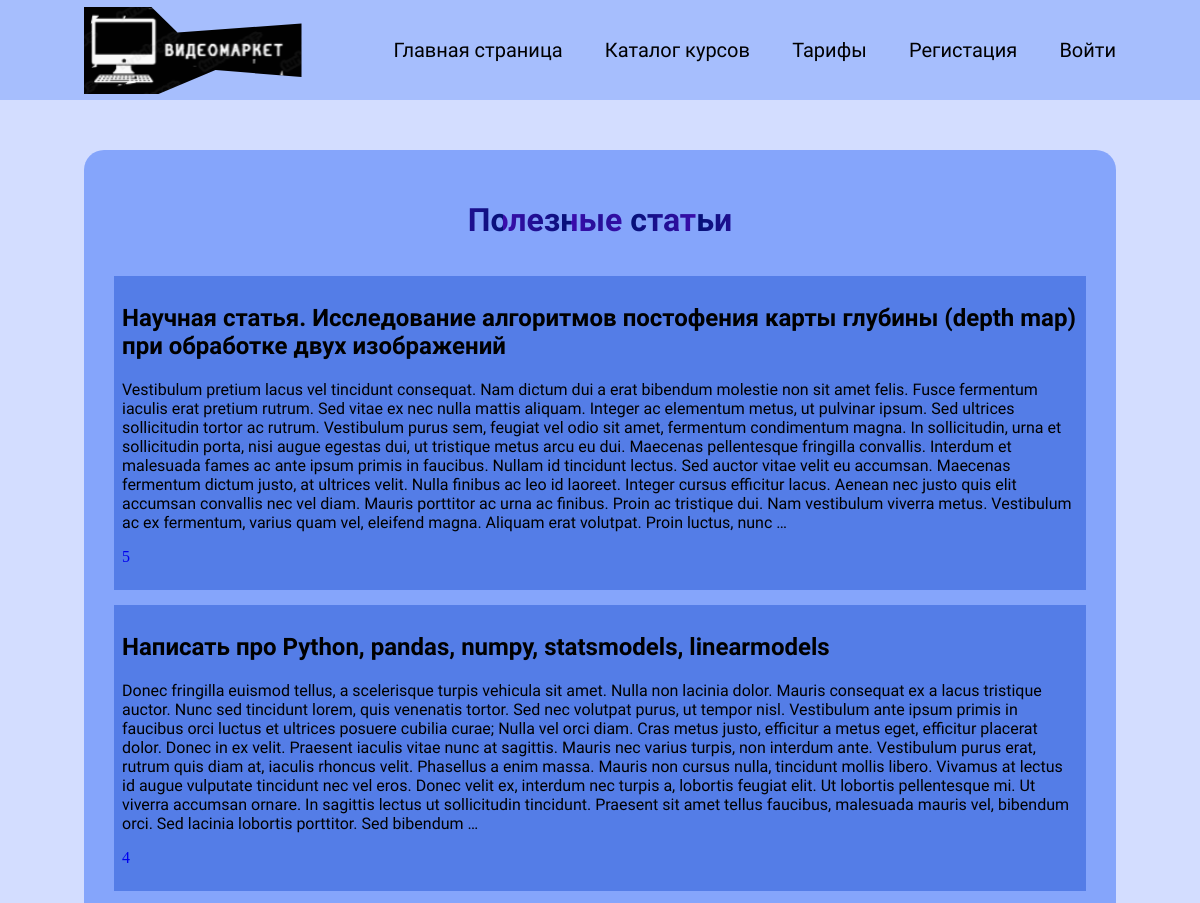
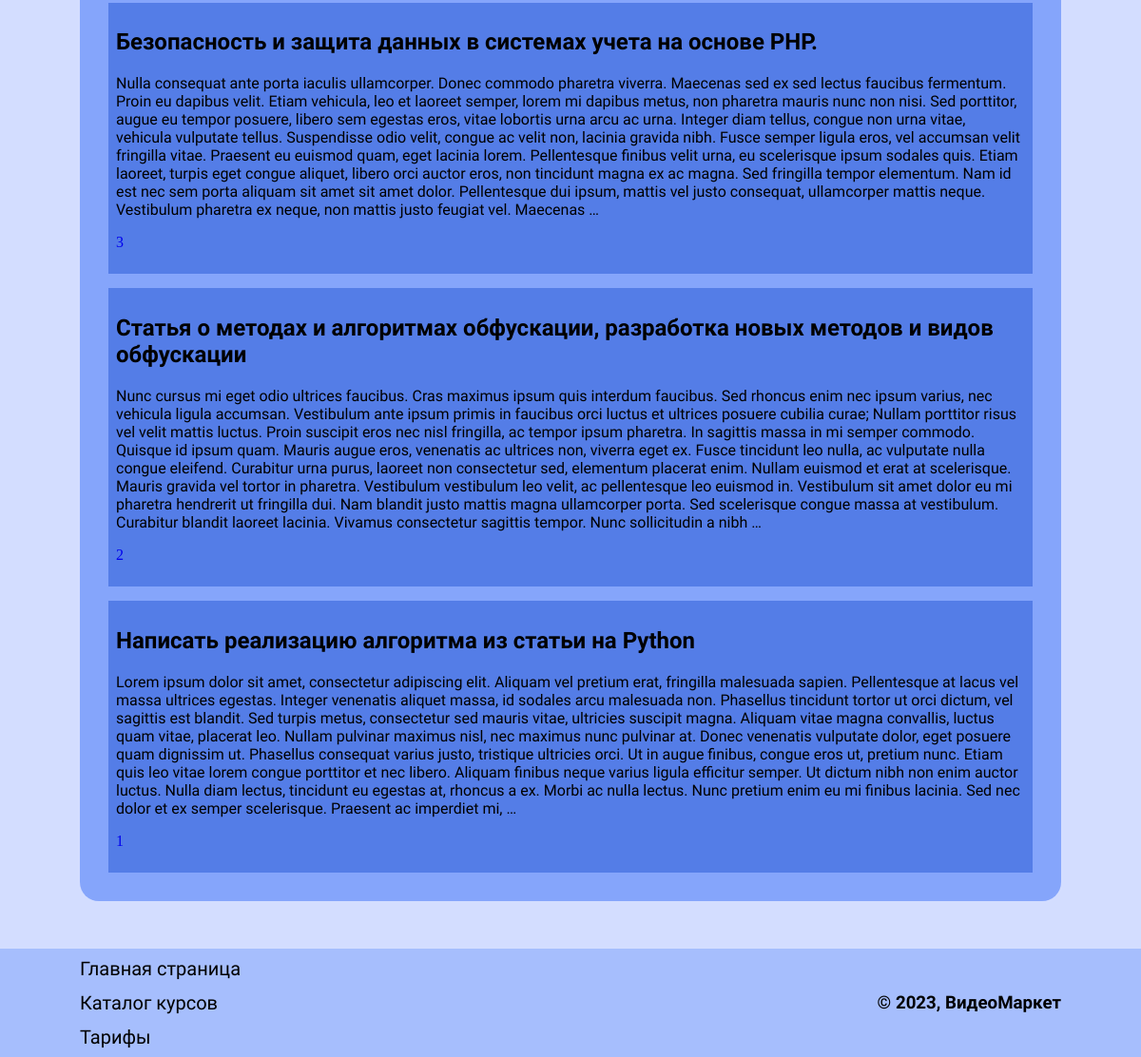
Page /courses/articles/ on the committed database (2 pictures, top to bottom).
### courses/models.py (models this page shows, shortened)
class Articles(models.Model):
    name = models.CharField('Название', max_length=150)
    data = models.DateField('Дата', default=timezone.now)
    text = models.TextField('Статья')
    direction = models.ManyToManyField(Direction)
    class Meta:
        verbose_name = 'Статья'
        verbose_name_plural = 'Статьи'

### courses/views.py (the view)
# urls.py: path('articles/', views.ArticlesList.as_view(), name='articles'),
class ArticlesList(ListView):
    model = Articles
    template_name = 'courses/articles.html'
    context_object_name = 'articles'
    ordering = ['-id']
    def get_context_data(self, *, object_list=None, **kwargs):
        context = super(ArticlesList, self).get_context_data(**kwargs)
        context['title'] = 'Полезные статьи'
        return context

### courses/templates/courses/articles.html (shortened to what this page needs)
{% extends 'courses/base.html' %}
{% block main %}
<div class="container">
    <div class="container-text ar">
    <div class="articles">
    <h1>Полезные статьи</h1>
    </div>
{% for article in articles %}
    <div class="article">
        <a href="{{ article.id }}">
    <h2 class="ar-name">{{ article.name }}</h2>
     <p class="ar-text">{{ article.text|truncatewords:150 }}</p>
            <p>{{ article.id }}</p>
        </a>
</div>
{% endfor %}
</div>
</div>
{% endblock %}

### blog_index/static/courses/main.css (style rules this page uses)
body { background:#D3DDFF; margin:0; }
.container { display: flex; justify-content: space-between; align-items: center; padding-left: 7%; padding-right: 7%; }
.container-text { background:#769afad4; width: 100%; margin-top: 50px; padding: 30px; border-radius: 20px; }
.courses_h2, .tarif h2, .articles h1 { text-align: center; font-family: 'Jura', sans-serif; background: #031176; background: -webkit-repeating-radial-gradient(circle farthest-corner at center center, #031176 34%, #3c0dad 48%); background: -moz-repeating-radial-gradient(circle farthest-corner at center center, #031176 34%, #3c0dad 48%); background: repeating-radial-gradient(circle farthest-corner at center center, #031176 34%, #3c0dad 48%); -webkit-background-clip: text; -webkit-text-fill-color: transparent; }
.article { padding:8px; background-color:#547de7; }
.ar { display: flex; flex-direction: column; gap: 15px; }
.article a { text-decoration:none; }
.ar-name, .ar-text { font-family: 'Jura', sans-serif; color:#000; }

### rows in the picture
Articles: name "Научная статья. Исследование алгоритмов постофения карты глубины (depth map) при обработке двух изображений", text "Vestibulum pretium lacus vel tincidunt consequat. Nam dictum dui a erat bibendum molestie non sit amet felis. Fusce fermentum iaculis erat pretium rutrum. Sed vitae ex nec nulla mattis aliquam. Integer ac elementum metus, ut pulvinar ipsum. Sed ultrices sollicitudin tortor ac rutrum. Vestibulum purus sem, feugiat vel odio sit amet, fermentum condimentum magna. In sollicitudin, urna et sollicitudin porta, nisi augue egestas dui, ut tristique metus arcu eu dui. Maecenas pellentesque fringilla convallis. Interdum et malesuada fames ac ante ipsum primis in faucibus. Nullam id tincidunt lectus. Sed auctor vitae velit eu accumsan. Maecenas fermentum dictum justo, at ultrices velit. Nulla finibus…", id "5"
Articles: name "Написать про Python, pandas, numpy, statsmodels, linearmodels", text "Donec fringilla euismod tellus, a scelerisque turpis vehicula sit amet. Nulla non lacinia dolor. Mauris consequat ex a lacus tristique auctor. Nunc sed tincidunt lorem, quis venenatis tortor. Sed nec volutpat purus, ut tempor nisl. Vestibulum ante ipsum primis in faucibus orci luctus et ultrices posuere cubilia curae; Nulla vel orci diam. Cras metus justo, efficitur a metus eget, efficitur placerat dolor. Donec in ex velit. Praesent iaculis vitae nunc at sagittis. Mauris nec varius turpis, non interdum ante. Vestibulum purus erat, rutrum quis diam at, iaculis rhoncus velit. Phasellus a enim massa. Mauris non cursus nulla, tincidunt mollis libero. Vivamus at lectus id augue vulputate…", id "4"
Articles: name "Безопасность и защита данных в системах учета на основе PHP.", text "Nulla consequat ante porta iaculis ullamcorper. Donec commodo pharetra viverra. Maecenas sed ex sed lectus faucibus fermentum. Proin eu dapibus velit. Etiam vehicula, leo et laoreet semper, lorem mi dapibus metus, non pharetra mauris nunc non nisi. Sed porttitor, augue eu tempor posuere, libero sem egestas eros, vitae lobortis urna arcu ac urna. Integer diam tellus, congue non urna vitae, vehicula vulputate tellus. Suspendisse odio velit, congue ac velit non, lacinia gravida nibh. Fusce semper ligula eros, vel accumsan velit fringilla vitae. Praesent eu euismod quam, eget lacinia lorem. Pellentesque finibus velit urna, eu scelerisque ipsum sodales quis. Etiam laoreet, turpis eget congue…", id "3"
Articles: name "Статья о методах и алгоритмах обфускации, разработка новых методов и видов обфускации", text "Nunc cursus mi eget odio ultrices faucibus. Cras maximus ipsum quis interdum faucibus. Sed rhoncus enim nec ipsum varius, nec vehicula ligula accumsan. Vestibulum ante ipsum primis in faucibus orci luctus et ultrices posuere cubilia curae; Nullam porttitor risus vel velit mattis luctus. Proin suscipit eros nec nisl fringilla, ac tempor ipsum pharetra. In sagittis massa in mi semper commodo. Quisque id ipsum quam. Mauris augue eros, venenatis ac ultrices non, viverra eget ex. Fusce tincidunt leo nulla, ac vulputate nulla congue eleifend. Curabitur urna purus, laoreet non consectetur sed, elementum placerat enim. Nullam euismod et erat at scelerisque. Mauris gravida vel tortor in pharetra.…", id "2"
Articles: name "Написать реализацию алгоритма из статьи на Python", text "Lorem ipsum dolor sit amet, consectetur adipiscing elit. Aliquam vel pretium erat, fringilla malesuada sapien. Pellentesque at lacus vel massa ultrices egestas. Integer venenatis aliquet massa, id sodales arcu malesuada non. Phasellus tincidunt tortor ut orci dictum, vel sagittis est blandit. Sed turpis metus, consectetur sed mauris vitae, ultricies suscipit magna. Aliquam vitae magna convallis, luctus quam vitae, placerat leo. Nullam pulvinar maximus nisl, nec maximus nunc pulvinar at. Donec venenatis vulputate dolor, eget posuere quam dignissim ut. Phasellus consequat varius justo, tristique ultricies orci. Ut in augue finibus, congue eros ut, pretium nunc. Etiam quis leo vitae lorem…", id "1"
